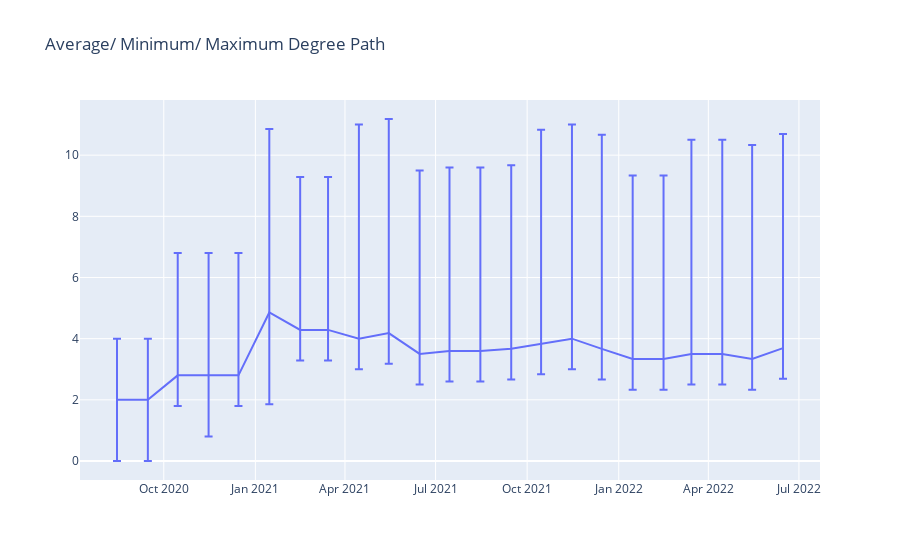

Notebook code for this chart:
### Code cell
import plotly.graph_objects as go

fig = go.Figure(data=go.Scatter(
            x=df_summary_stats.date,
            y=df_summary_stats.avg_degree_path,
            error_y=dict(
                type='data',
                symmetric=False,
                array=df_summary_stats.max_degree_path,
                arrayminus=df_summary_stats.min_degree_path
                ),
            ),
            layout=go.Layout(title=go.layout.Title(text="Average/ Minimum/ Maximum Degree Path"))
)
fig.show()

### Figure 1 — Plotly figure (JSON) as saved in the notebook; plotly's stock layout.template omitted (floating-point values rounded to 4 significant figures)
{"data": [{"error_y": {"array": [2, 2, 4, 4, 4, 6, 5, 5, 7, 7, 6, 6, 6, 6, 7, 7, 7, 6, 6, 7, 7, 7, 7], "arrayminus": [2, 2, 1, 2, 1, 3, 1, 1, 1, 1, 1, 1, 1, 1, 1, 1, 1, 1, 1, 1, 1, 1, 1], "symmetric": false, "type": "data"}, "type": "scatter", "x": ["2020-08-15", "2020-09-15", "2020-10-15", "2020-11-15", "2020-12-15", "2021-01-15", "2021-02-15", "2021-03-15", "2021-04-15", "2021-05-15", "2021-06-15", "2021-07-15", "2021-08-15", "2021-09-15", "2021-10-15", "2021-11-15", "2021-12-15", "2022-01-15", "2022-02-15", "2022-03-15", "2022-04-15", "2022-05-15", "2022-06-15"], "y": [2, 2, 2.8, 2.8, 2.8, 4.857, 4.286, 4.286, 4, 4.182, 3.5, 3.6, 3.6, 3.667, 3.833, 4, 3.667, 3.333, 3.333, 3.5, 3.5, 3.333, 3.692]}], "layout": {"title": {"text": "Average/ Minimum/ Maximum Degree Path"}}}
